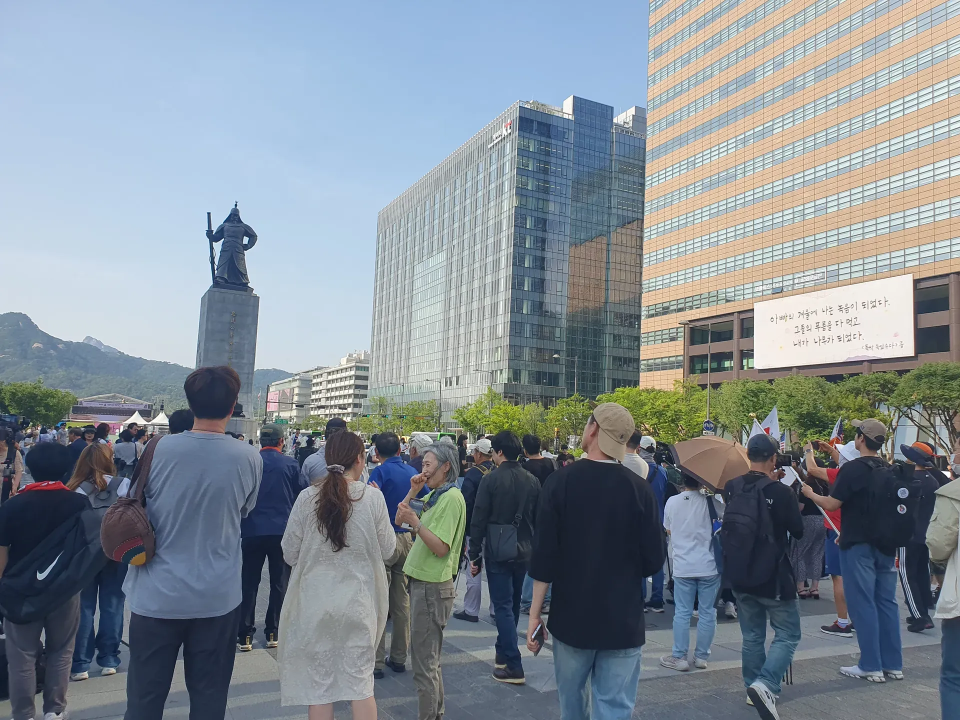
#> input picture images/activity.webp, 1920 x 1440 px, found by its file name (shown at 1/2 size)
$ python aggressive-optimize.py
#> lines starting #> are read from the running program, lines starting #| are printed output that depends on the picture
#!/usr/bin/env python3
"""
PageSpeed 최적화를 위한 적극적 이미지 압축
특정 이미지들을 더 작은 크기와 낮은 품질로 재압축
"""

import os
from PIL import Image
import pillow_heif

# HEIF 지원 등록
pillow_heif.register_heif_opener()
#> (this line was passed over: pillow_heif is not available in this run)

def aggressive_optimize(image_path, max_width, quality=60):
    """적극적인 이미지 최적화"""
#> called with image_path = 'images/activity.webp', max_width = 400, quality = 55
    try:
        with Image.open(image_path) as img:
            # RGBA 모드인 경우 RGB로 변환
#> img is the input picture: PIL image 1920x1440 RGB; mean R, G, B 130.7, 140.5, 148.8
            if img.mode in ('RGBA', 'LA', 'P'):
                background = Image.new('RGB', img.size, (255, 255, 255))
                if img.mode == 'P':
                    img = img.convert('RGBA')
                background.paste(img, mask=img.split()[-1] if img.mode in ('RGBA', 'LA') else None)
                img = background
            elif img.mode != 'RGB':
                img = img.convert('RGB')

            # 원본 크기 저장
            original_size = os.path.getsize(image_path)

            # 리사이징 (너비 기준)
            if img.width > max_width:
                ratio = max_width / img.width
#> ratio = 0.208
                new_height = int(img.height * ratio)
#> new_height = 300
                img = img.resize((max_width, new_height), Image.Resampling.LANCZOS)
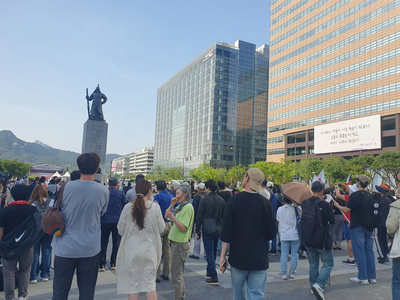
#> img: PIL image 400x300 RGB; mean R, G, B 130.7, 140.4, 148.8
                print(f"   크기 조정: {img.width}x{img.height}")
#|    크기 조정: 400x300

            # WebP로 저장
            img.save(image_path, 'WebP', quality=quality, optimize=True)

            # 결과 출력
            new_size = os.path.getsize(image_path)
            reduction = ((original_size - new_size) / original_size) * 100
            print(f"✅ {os.path.basename(image_path)}")
            print(f"   {original_size//1024}KB → {new_size//1024}KB ({reduction:.1f}% 압축)")

    except Exception as e:
        print(f"❌ 오류: {image_path} - {e}")

# PageSpeed에서 지적한 큰 이미지들 최적화
optimizations = [
    ('images/activity.webp', 400, 55),     # 368KB → 50KB 목표
    ('images/sit-pic.webp', 400, 55),      # 241KB → 40KB 목표
    ('images/hero-image.webp', 800, 65),   # 306KB → 120KB 목표
    ('images/profile-pic.webp', 350, 70),  # 51KB → 25KB 목표
]

print("🚀 PageSpeed 최적화를 위한 적극적 이미지 압축 시작...")
print("=" * 60)

for image_path, max_width, quality in optimizations:
    if os.path.exists(image_path):
        print(f"\n📸 {os.path.basename(image_path)} 최적화...")
        aggressive_optimize(image_path, max_width, quality)
    else:
        print(f"❌ 파일 없음: {image_path}")
#> pass 2 of the loop `for image_path, max_width, quality in optimizations:`:
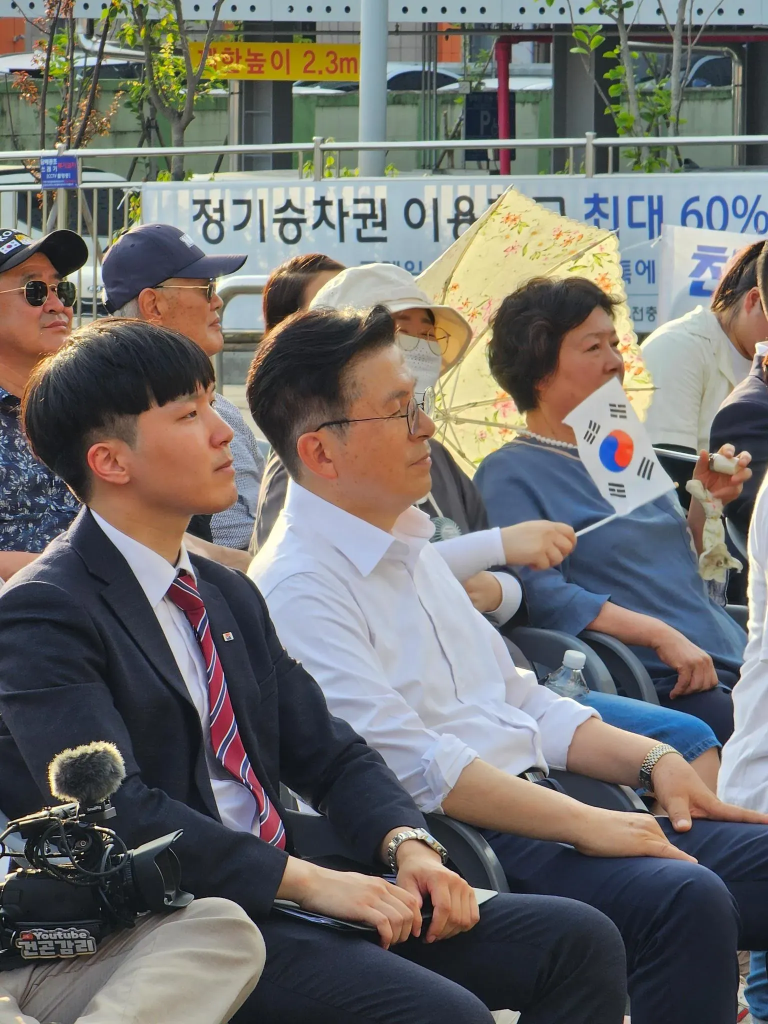
#> input picture images/sit-pic.webp, 1536 x 2048 px, found by its file name (shown at 1/2 size)
#> in aggressive_optimize, img is the input picture: PIL image 1536x2048 RGB; mean R, G, B 112.3, 110.5, 108.1
#> in aggressive_optimize (call 2), `img = img.resize((max_width, new_height), Image.Resampling.LANCZOS)`:
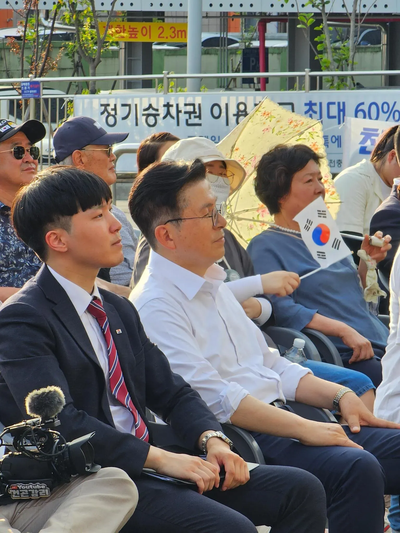
#> img: PIL image 400x533 RGB; mean R, G, B 112.2, 110.5, 108.1
#|    크기 조정: 400x533

print("\n" + "=" * 60)
print("🎉 적극적 최적화 완료!")
